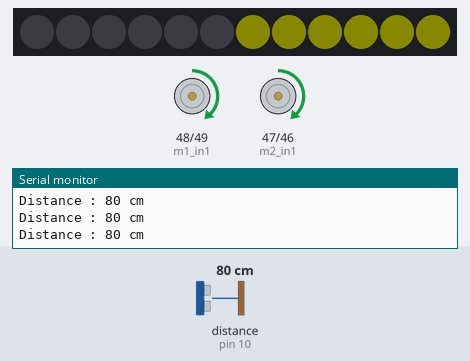
Recording of a sketch running on a simulated Arduino Mega 2560, built with avr-gcc and run on an emulated ATmega2560. Parts: 12 RGB LEDs in strip order, left to right, motor-driver pin pairs drawn as motors (green arrow = first pin HIGH = forward, orange = second pin HIGH = backward, longer = more drive, scaled by the enable pin), the last lines printed to the serial monitor. The inputs (shaded band) are chosen by the test bench; at power-on: distance to the obstacle (sensor on pin 10) 80 cm. Dim RGB values are drawn brighter than linear.

Above: at 1.2 s.
1.3 s: distance to the obstacle (sensor on pin 10) set to 33 cm
2.8 s: distance to the obstacle (sensor on pin 10) set to 26 cm
At 3.1 s:
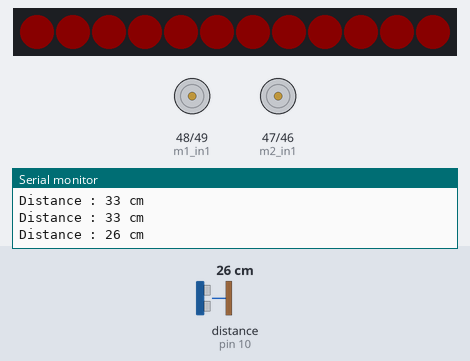
5.8 s: distance to the obstacle (sensor on pin 10) set to 120 cm
At 7.4 s:
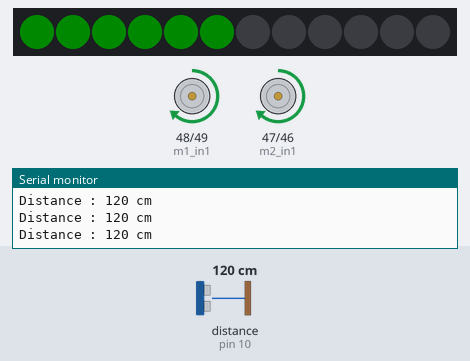
8.1 s: distance to the obstacle (sensor on pin 10) set to 104 cm
9.6 s: distance to the obstacle (sensor on pin 10) set to 95 cm
At 10.8 s:
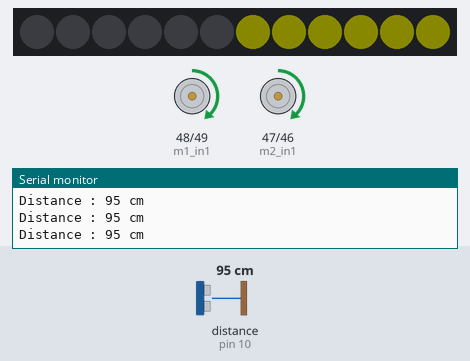
11.1 s: distance to the obstacle (sensor on pin 10) set to 2 cm
At 13.9 s:
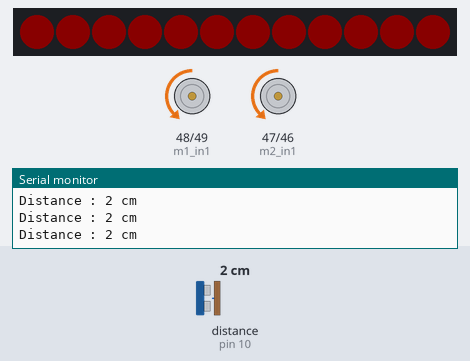
Timing chart, 0 to 15.1 s (numbered marks = the images above; inputs shaded):
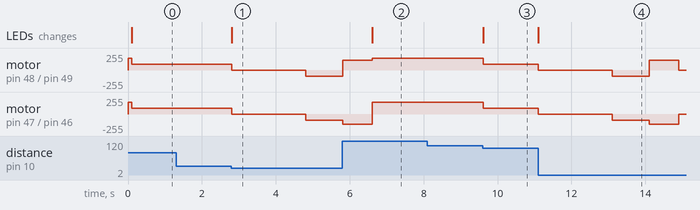

Measured:
- the behaviour switches between 30 and 29 cm on distance to the obstacle (sensor on pin 10) (found by bisection; images 0 and 1)
- the behaviour switches between 100 and 99 cm on distance to the obstacle (sensor on pin 10) (found by bisection; images 2 and 3)
- after the input at 2.8 s, motor on pin 48 (m1_in1) / pin 49 (m1_in2), motor on pin 47 (m2_in1) / pin 46 (m2_in2): forward 90/255 → stopped at once, → backward 90/255 2.0 s later; the LEDs: change at once (image 1)
- after the input at 5.8 s, the LEDs: change after 0.81 s (image 2)
- after the input at 9.6 s, motor on pin 48 (m1_in1) / pin 49 (m1_in2), motor on pin 47 (m2_in1) / pin 46 (m2_in2): forward 180/255 → forward 90/255 at once; the LEDs: change at once (image 3)
- after the input at 11.1 s, motor on pin 48 (m1_in1) / pin 49 (m1_in2): forward 90/255 → stopped at once, → backward 90/255 2.0 s later, → forward 150/255 1.0 s later, → stopped 0.80 s later; motor on pin 47 (m2_in1) / pin 46 (m2_in2): forward 90/255 → stopped at once, → backward 90/255 2.0 s later, → backward 150/255 1.0 s later, → stopped 0.80 s later

The sketch:

Labo01.ino
```cpp
#include <MeAuriga.h>

// LED
#define LEDNUM 12
#define LEDPIN 44

MeRGBLed led(PORT0, LEDNUM);

// SONAR
MeUltrasonicSensor sonar(PORT_10);

int distance = 150;

unsigned long tempsSonar = 0;
unsigned long tempsAffichage = 0;

const unsigned long intervalleSonar = 100;
const unsigned long intervalleAffichage = 250;

// Moteur gauche
const int m1_pwm = 11;
const int m1_in1 = 48;
const int m1_in2 = 49;

// Moteur droit
const int m2_pwm = 10;
const int m2_in1 = 47;
const int m2_in2 = 46;

const int vitesseCroisiere = 180;

const int vitesseLente = 90;

const int vitessePivot = 150;

const int distanceRalentir = 100;
const int distanceDanger = 30;

const unsigned long tempsArret = 2000;
const unsigned long tempsRecul = 1000;

const unsigned long tempsPivot = 800;

// ETATS
enum Etat {
  AVANCE,
  ARRET,
  RECULE,
  PIVOTE
};

Etat etat = AVANCE;

unsigned long debutEtat = 0;

void setup() {

  Serial.begin(115200);

  led.setpin(LEDPIN);

  // Moteur gauche
  pinMode(m1_pwm, OUTPUT);
  pinMode(m1_in1, OUTPUT);
  pinMode(m1_in2, OUTPUT);

  // Moteur droit
  pinMode(m2_pwm, OUTPUT);
  pinMode(m2_in1, OUTPUT);
  pinMode(m2_in2, OUTPUT);

  Stop();
}

void loop() {

  unsigned long maintenant = millis();

  lireSonar(maintenant);

  afficherDistance(maintenant);

  gererRobot(maintenant);
}

// LECTURE DU SONAR toutes les 100 ms
void lireSonar(unsigned long maintenant) {

  if (maintenant - tempsSonar < intervalleSonar) {
    return;
  }

  tempsSonar = maintenant;

  int nouvelleDistance = sonar.distanceCm();

  // Conserver uniquement une mesure valide
  if (nouvelleDistance > 0 &&
      nouvelleDistance <= 400) {

    distance = nouvelleDistance;
  }
}

// AFFICHAGE DISTANCE toutes les 250 ms
void afficherDistance(unsigned long maintenant) {

  if (maintenant - tempsAffichage < intervalleAffichage) {
    return;
  }

  tempsAffichage = maintenant;

  Serial.print("Distance : ");
  Serial.print(distance);
  Serial.println(" cm");
}

// GESTION DU ROBOT
void gererRobot(unsigned long maintenant) {

  switch (etat) {

    case AVANCE:

      // Objet à moins de 30 cm
      if (distance < distanceDanger) {

        Stop();
        rouge();

        etat = ARRET;
        debutEtat = maintenant;
      }
      // Objet entre 30 et 100 cm
      else if (distance < distanceRalentir) {

        Forward(vitesseLente);
        jaune();
      }
      // Aucun objet à moins de 100 cm
      else {

        Forward(vitesseCroisiere);
        vert();
      }

      break;

    case ARRET:

      Stop();
      rouge();

      if (maintenant - debutEtat >= tempsArret) {

        etat = RECULE;
        debutEtat = maintenant;
      }

      break;

    case RECULE:

      Backward(vitesseLente);
      rouge();

      if (maintenant - debutEtat >= tempsRecul) {

        Stop();

        etat = PIVOTE;
        debutEtat = maintenant;
      }

      break;

    case PIVOTE:

      TurnRight(vitessePivot);
      rouge();

      if (maintenant - debutEtat >= tempsPivot) {

        Stop();

        etat = AVANCE;
        debutEtat = maintenant;
      }

      break;
  }
}

// AVANCER
void Forward(int vitesse) {

  // Moteur gauche
  digitalWrite(m1_in2, LOW);
  digitalWrite(m1_in1, HIGH);
  analogWrite(m1_pwm, vitesse);

  // Moteur droit
  digitalWrite(m2_in2, LOW);
  digitalWrite(m2_in1, HIGH);
  analogWrite(m2_pwm, vitesse);
}

// RECULER
void Backward(int vitesse) {

  // Moteur gauche
  digitalWrite(m1_in2, HIGH);
  digitalWrite(m1_in1, LOW);
  analogWrite(m1_pwm, vitesse);

  // Moteur droit
  digitalWrite(m2_in2, HIGH);
  digitalWrite(m2_in1, LOW);
  analogWrite(m2_pwm, vitesse);
}

// ARRETER
void Stop() {

  analogWrite(m1_pwm, 0);
  analogWrite(m2_pwm, 0);
}

// PIVOTER À DROITE Sens horaire
void TurnRight(int vitesse) {

  // Moteur gauche vers l'avant
  digitalWrite(m1_in2, LOW);
  digitalWrite(m1_in1, HIGH);
  analogWrite(m1_pwm, vitesse);

  // Moteur droit vers l'arrière
  digitalWrite(m2_in2, HIGH);
  digitalWrite(m2_in1, LOW);
  analogWrite(m2_pwm, vitesse);
}

// VERT : moitié avant
void vert() {

  // Éteindre toutes les DEL
  led.setColor(0, 0, 0);

  // DEL 1 à 6 vertes
  for (int i = 1; i <= 6; i++) {
    led.setColor(i, 0, 10, 0);
  }

  led.show();
}

// JAUNE : moitié arrière
void jaune() {

  // Éteindre toutes les DEL
  led.setColor(0, 0, 0);

  // DEL 7 à 12 jaunes
  for (int i = 7; i <= 12; i++) {
    led.setColor(i, 10, 10, 0);
  }

  led.show();
}

// ROUGE : anneau complet
void rouge() {

  led.setColor(10, 0, 0);

  led.show();
}
```
